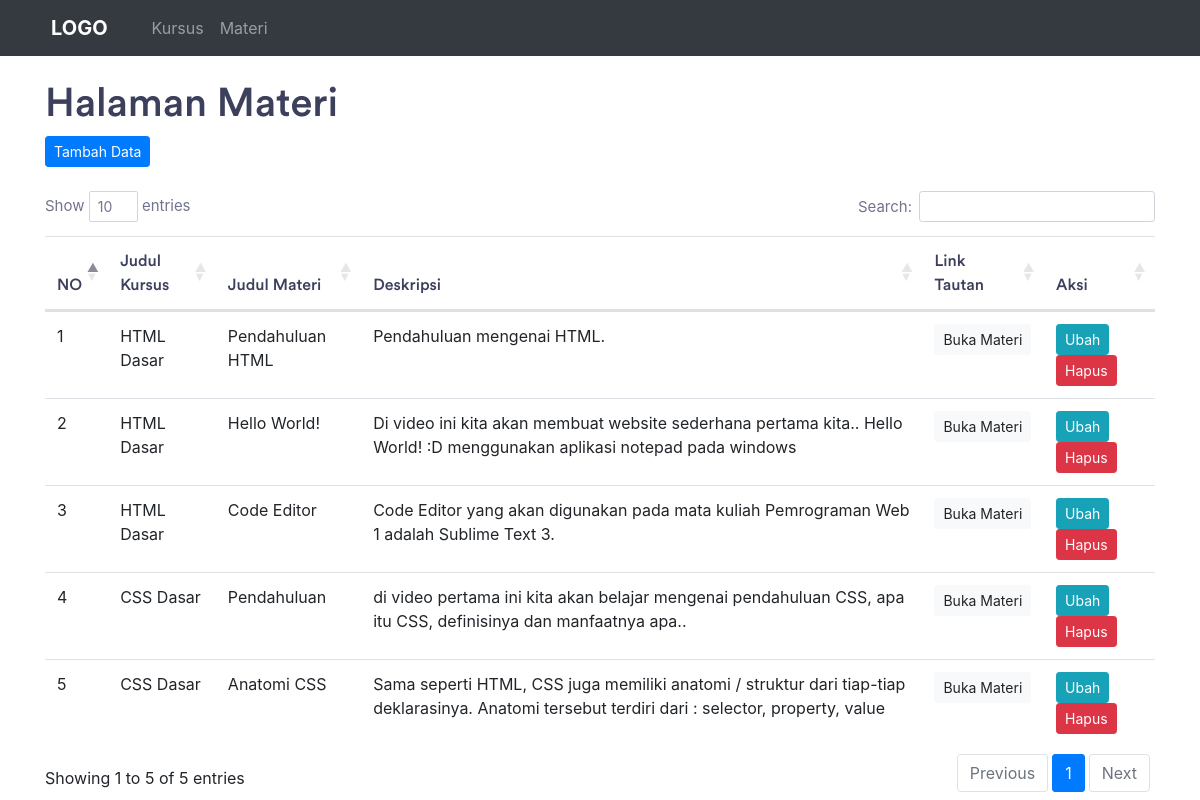
/index.php/material, run on the app's committed database.
### tables this page shows
CREATE TABLE IF NOT EXISTS `materials` (
  `id` int NOT NULL AUTO_INCREMENT,
  `courses_id` int NOT NULL,
  `title_material` varchar(50) NOT NULL,
  `description_material` varchar(255) NOT NULL,
  `embed_link` varchar(255) NOT NULL,
  PRIMARY KEY (`id`),
  KEY `courses_id` (`courses_id`)
);

CREATE TABLE IF NOT EXISTS `courses` (
  `id` int NOT NULL AUTO_INCREMENT,
  `title` varchar(50) NOT NULL,
  `description` varchar(255) NOT NULL,
  `duration` varchar(50) NOT NULL,
  PRIMARY KEY (`id`)
);

### application/controllers/Material.php (called while the page is built, shortened)
<?php
class Material extends CI_Controller
{
    function __construct()
    {
        $this->load->model(array('M_Material', 'M_Kursus'));
    }
    public function index()
    {
        $data['title'] = "Materi | WEBDEV DIGITALIZ BATCH #5";
        $data['material'] = $this->M_Material->get_material();
        $this->load->view('temp/head', $data);
        $this->load->view('temp/nav');
        $this->load->view('material/material_read', $data);
        $this->load->view('temp/foot');
    }
}

### index.php (called while the page is built, shortened)
<?php
require_once BASEPATH.'core/CodeIgniter.php';

### application/models/M_Material.php (called while the page is built, shortened)
<?php
class M_Material extends CI_Model
{
    public function get_material()
    {
        $sql = "SELECT c.title,m.id, m.title_material, m.description_material, m.embed_link FROM materials AS m, courses AS c WHERE m.courses_id = c.id";
        return $this->db->query($sql)->result();
    }
}

### application/views/material/material_read.php (the view, shortened to what this page needs)
<div class="container">
    <table class="table table-hover" id="example">
        <thead>
            <tr>
                <th>NO</th>
                <th>Judul Kursus</th>
                <th>Judul Materi</th>
                <th>Deskripsi</th>
                <th>Link Tautan</th>
                <th>Aksi</th>
            </tr>
        </thead>
        <tbody>
            <h1>Halaman Materi</h1>
            <a href="<?= base_url('material/tambah') ?>" class="btn btn-sm btn-primary"> Tambah Data</a><br><br>
            <?php $no = 1;
            foreach ($material as $m) : ?>
                <tr>
                    <td><?= $no++ ?></td>
                    <td><?= $m->title ?></td>
                    <td><?= $m->title_material ?></td>
                    <td><?= $m->description_material ?></td>
                    <td> <a href="<?= $m->embed_link ?>" class="btn btn-sm btn-light">Buka Materi</>
                    </td>
                    <td>
                        <a href="<?= base_url('material/ubah/') ?><?= $m->id ?>" class="btn btn-info btn-sm">Ubah</a>
                        <a href="<?= base_url('material/hapus/') ?><?= $m->id ?>" onclick="return confirm('Yakin ingin menghapus Data ini')" class="btn btn-danger btn-sm"></i>Hapus</a>
                    </td>
                </tr>
            <?php endforeach; ?>
        </tbody>
    </table>
</div>

### application/views/temp/head.php (shortened to what this page needs)
<!DOCTYPE html>
<html lang="en">
<head>
    <link rel="stylesheet" href="<?= base_url('assets/vendor/bootstrap/css/bootstrap.min.css') ?>">
    <link rel="stylesheet" href="<?= base_url('assets/vendor/fonts/circular-std/style.css') ?>">
    <link rel="stylesheet" href="<?= base_url('assets/libs/css/style.css') ?>">
    <link rel="stylesheet" href="<?= base_url('assets/vendor/fonts/fontawesome/css/fontawesome-all.css') ?>">
    <link rel="stylesheet" href="<?= base_url('assets/vendor/datatables/css/dataTables.bootstrap4.css') ?>">
    <link rel="stylesheet" href="<?= base_url('assets/vendor/datatables/css/buttons.bootstrap4.css') ?>">
    <link rel="stylesheet" href="<?= base_url('assets/vendor/datatables/css/select.bootstrap4.css') ?>">
    <link rel="stylesheet" href="<?= base_url('assets/vendor/datatables/css/fixedHeader.bootstrap4.css') ?>">
    <link rel="stylesheet" href="https://cdnjs.cloudflare.com/ajax/libs/twitter-bootstrap/4.5.2/css/bootstrap.css">
    <link rel="stylesheet" href="https://cdn.datatables.net/1.13.5/css/dataTables.bootstrap4.min.css">
</head>
<body>

### application/views/temp/nav.php (shortened to what this page needs)
<nav class="navbar navbar-expand-lg navbar-dark bg-dark">
    <div class="container-fluid">
        <a class="navbar-brand" href="<?= base_url('home') ?>">Logo</a>
        <div class="collapse navbar-collapse" id="navbarNav">
            <ul class="navbar-nav">
                <li class="nav-item">
                    <a class="nav-link" href="<?= base_url('kursus') ?>">Kursus</a>
                </li>
                <li class="nav-item">
                    <a class="nav-link" href="<?= base_url('material') ?>">Materi</a>
                </li>
            </ul>
        </div>
    </div>
</nav><br>

### application/views/temp/foot.php (shortened to what this page needs)
</body>
</html>

### data on the page
materials: courses.title "HTML Dasar", title_material "Pendahuluan HTML", description_material "Pendahuluan mengenai HTML."
materials: courses.title "HTML Dasar", title_material "Hello World!", description_material "Di video ini kita akan membuat website sederhana pertama kita.. Hello World! :D menggunakan aplikasi notepad pada windows"
materials: courses.title "HTML Dasar", title_material "Code Editor", description_material "Code Editor yang akan digunakan pada mata kuliah Pemrograman Web 1 adalah Sublime Text 3."
materials: courses.title "CSS Dasar", title_material "Pendahuluan", description_material "di video pertama ini kita akan belajar mengenai pendahuluan CSS, apa itu CSS, definisinya dan manfaatnya apa.."
materials: courses.title "CSS Dasar", title_material "Anatomi CSS", description_material "Sama seperti HTML, CSS juga memiliki anatomi / struktur dari tiap-tiap deklarasinya. Anatomi tersebut terdiri dari : selector, property, value"
